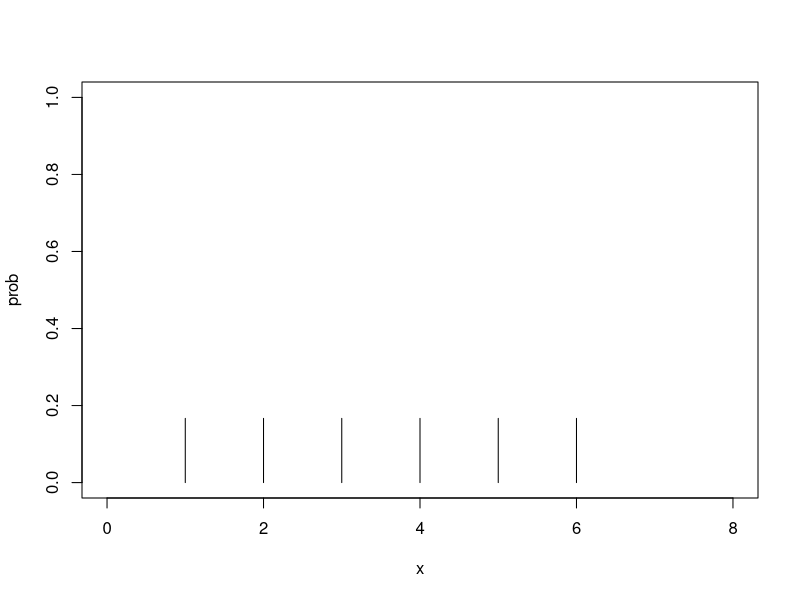
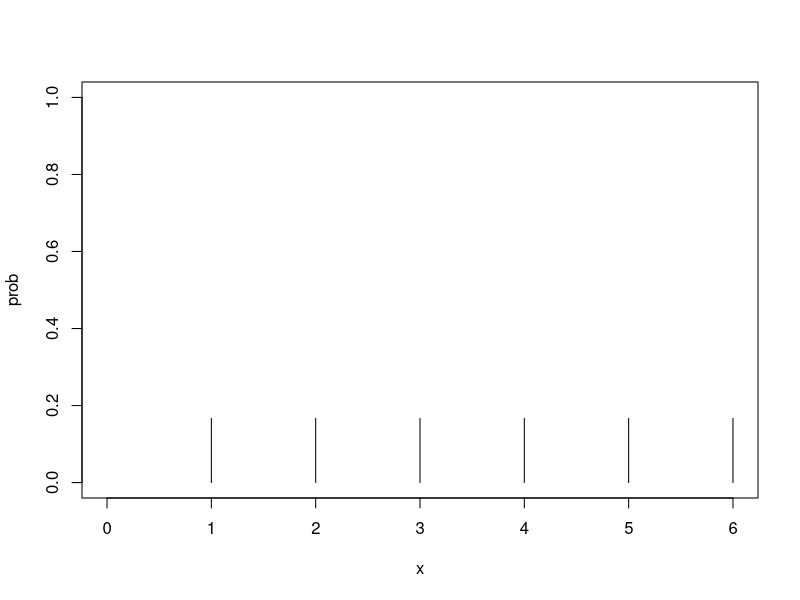
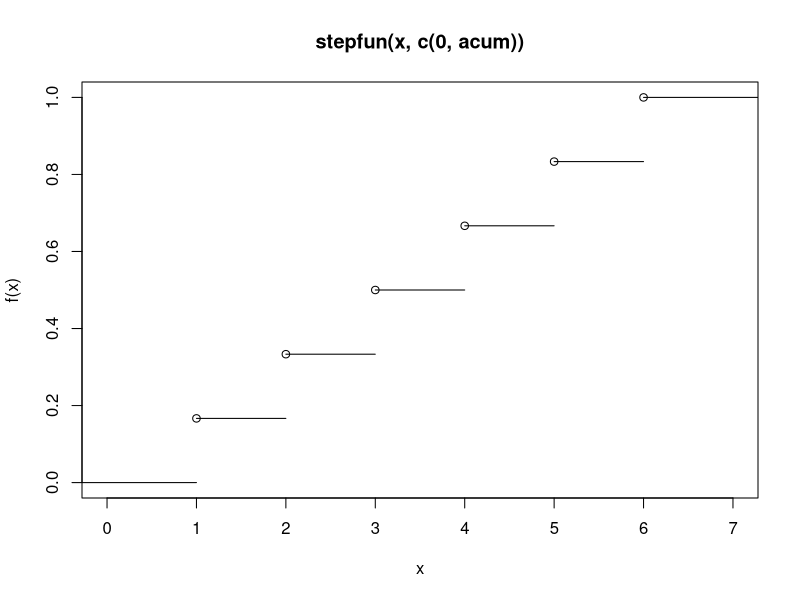

Write R code to recreate these figures, in order.
# Prenem com exemple la distribució Binomial Bn(8,0.4) i el llançament d'un dau perfecte per veure
# com es fan els dibuixos de la funció de massa de probabilitat, de la funció de distribució i com
# es calculen diferents probabilitats

# Dibuix de la funció de massa de probabilitat
# Hem de tenir un vector amb els valors de la variable i un vector amb les probabilitats. En el cas
# de Bn(8,0.4)
x <- c(0:8)
prob <- dbinom(x,8,0.4)

# Pel llançament d'un dau
x <- c(1:6)
prob <- c(rep(1/6, 6))

# Per fer el dibuix de la massa de probabilitat d'una distribució discreta s'utilitza la següent
# instrucció:
plot(x,prob,type="h", xlim=c(0,8), ylim=c(0,1))

# Pel llançament d'un dau
plot(x,prob,type="h", xlim=c(0,6), ylim=c(0,1))

# Els límits de xlim cal ajustar-los als valors de la variable


# Per fer el dibuix de la funció de la distribució hem de seguir les instruccions següents
acum <- cumsum(prob)
s <- stepfun(x, c(0,acum))
plot(s,verticals=FALSE)

# Càlcul de probabilitats
# Si volem calcular probabilitats concretes, en el cas de la nostra variable X és una Bn(8,0.4):
pbinom(3,8,0.4) # P(X <= 3)
dbinom(3,8,0.4) # P(X = 3)
1-pbinom(2,8,0.4) # P(X >= 3) = 1 - P(X < 3) = 1 - P(X <= 2)

# P(X <= 3) també es pot calcular fent:
dbinom(0,8,0.4) + dbinom(1,8,0.4) + dbinom(2,8,0.4) + dbinom(3,8,0.4)

# Pre trobar el valor de la variable en que la funció de distribució assoleix una probabilitat concreta, per exemple, si volem saber el valor k en que P(X <= k) = 0.5940864, fem:
k <- qbinom(0.5940864,8,0.4)
k

# Com no totes les probabilitats p entre (0,1) s'assoleixen, el que fa R amb aquesta funció és calcular k tal que P(X <= K) >= p i P(X <= k-1) < p.

# Provarem dos valors per veure que son diferents
k <- qbinom(0.59,8,0.4)
k

k <- qbinom(0.595,8,0.4)
k

# En el cas que la nostra variable X és el resultat del llançament d'un dau no perfecte, i suposant
# que en prob tenim el vector de probabilitats:
k <- prob[1] + prob[2] + prob[3] # P(X <= 3)
k

k <- prob[3] # P(X = 3)
k

k <- 1 - prob[1] # (P >= 2) = 1 - P(X = 1)
k

# Esperança
esp <- sum(x*prob)
esp

# Forma per calcular variància i desviació típica (no corregides)
var <- 1/6 * sum((x-mean(x))**2)
var

sd <- sqrt(var)
sd